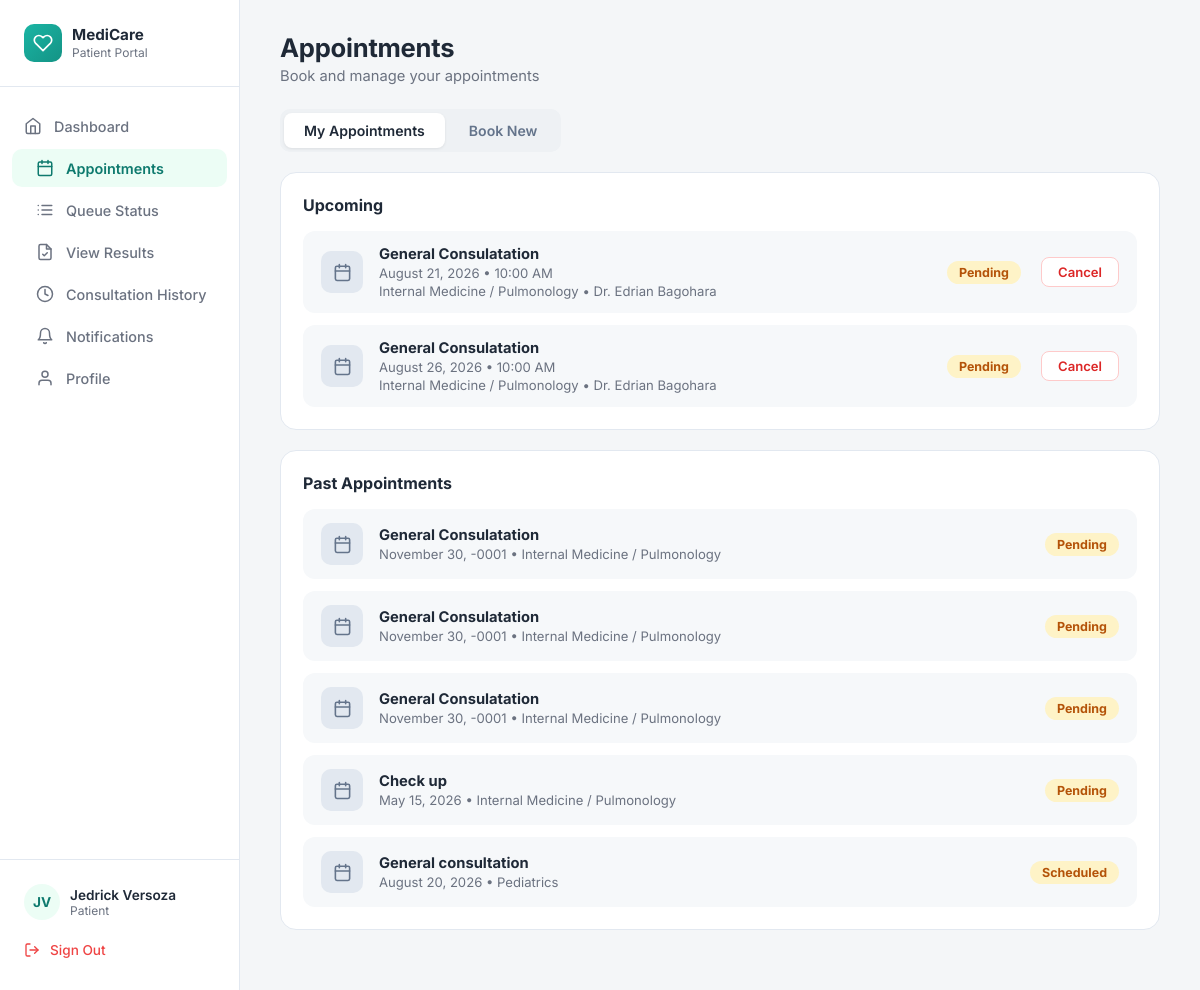
Page /patient/patient_appointment.php (signed in) on the committed database.
### tables this page shows
CREATE TABLE IF NOT EXISTS `patients` (
  `PatientID` int NOT NULL AUTO_INCREMENT,
  `UserID` int NOT NULL,
  `CivilStatus` varchar(50) DEFAULT NULL,
  `Religion` varchar(50) DEFAULT NULL,
  `IsPWD` tinyint(1) NOT NULL DEFAULT '0',
  `DisabilityType` varchar(100) DEFAULT NULL,
  `BloodType` varchar(5) DEFAULT NULL,
  `Allergies` text,
  `PastMedicalCondition` text,
  `CurrentMedication` text,
  `FamilyMedicalHistory` text,
  `EmergencyContactName` varchar(100) DEFAULT NULL,
  `EmergencyContactNo` varchar(20) DEFAULT NULL,
  `EmergencyRelation` varchar(50) DEFAULT NULL,
  `CreatedAt` datetime NOT NULL DEFAULT CURRENT_TIMESTAMP,
  `UpdatedAt` datetime NOT NULL DEFAULT CURRENT_TIMESTAMP ON UPDATE CURRENT_TIMESTAMP,
  PRIMARY KEY (`PatientID`),
  KEY `FK_Patients_Users` (`UserID`)
);

CREATE TABLE IF NOT EXISTS `users` (
  `UserID` int NOT NULL AUTO_INCREMENT,
  `RoleID` int NOT NULL,
  `FirstName` varchar(100) NOT NULL,
  `MiddleName` varchar(100) DEFAULT NULL,
  `LastName` varchar(100) NOT NULL,
  `Email` varchar(191) NOT NULL,
  `Password` varchar(255) NOT NULL,
  `Sex` varchar(13) NOT NULL,
  `DateOfBirth` date DEFAULT NULL,
  `ContactNumber` varchar(20) DEFAULT NULL,
  `Address` text,
  `Status` varchar(50) NOT NULL DEFAULT 'Active',
  `CreatedAt` datetime NOT NULL DEFAULT CURRENT_TIMESTAMP,
  `FailedAttempts` int DEFAULT '0',
  `LockUntil` datetime DEFAULT NULL,
  `ResetToken` varchar(255) DEFAULT NULL,
  `TokenExpiry` datetime DEFAULT NULL,
  `ProfilePhoto` varchar(255) DEFAULT NULL,
  `LastLogin` datetime DEFAULT NULL,
  PRIMARY KEY (`UserID`),
  UNIQUE KEY `Email` (`Email`),
  KEY `FK_Users_Roles` (`RoleID`)
);

CREATE TABLE IF NOT EXISTS `appointments` (
  `AppointmentID` int NOT NULL AUTO_INCREMENT,
  `PatientID` int NOT NULL,
  `StaffID` int DEFAULT NULL,
  `DepartmentID` int NOT NULL,
  `AppointmentDate` date NOT NULL,
  `AppointmentTime` time NOT NULL,
  `Purpose` varchar(255) DEFAULT NULL,
  `Status` varchar(50) NOT NULL DEFAULT 'Pending',
  `CreatedAt` datetime NOT NULL DEFAULT CURRENT_TIMESTAMP,
  `UpdatedAt` datetime NOT NULL DEFAULT CURRENT_TIMESTAMP ON UPDATE CURRENT_TIMESTAMP,
  PRIMARY KEY (`AppointmentID`),
  KEY `fk_appointments_patient` (`PatientID`),
  KEY `fk_appointments_staff` (`StaffID`),
  KEY `fk_appointments_department` (`DepartmentID`)
);

CREATE TABLE IF NOT EXISTS `departments` (
  `DepartmentID` int NOT NULL AUTO_INCREMENT,
  `DepartmentName` varchar(100) NOT NULL,
  PRIMARY KEY (`DepartmentID`),
  UNIQUE KEY `DepartmentName` (`DepartmentName`)
);

### patient/patient_appointment.php (the view, shortened to what this page needs)
<?php
require_once __DIR__ . '/../includes/db.php';
$userID = $_SESSION['UserID'];
$stmt = mysqli_prepare(
    $conn,
    'SELECT p.PatientID, u.FirstName, u.LastName, u.ProfilePhoto
     FROM patients p
     INNER JOIN users u ON p.UserID = u.UserID
     WHERE p.UserID = ?'
);
mysqli_stmt_bind_param($stmt, 'i', $userID);
mysqli_stmt_execute($stmt);
$result = mysqli_stmt_get_result($stmt);
$patient = mysqli_fetch_assoc($result);
$patientID = $patient['PatientID'];
$appointmentsStmt = mysqli_prepare(
    $conn,
    'SELECT
        a.AppointmentID,
        a.StaffID,
        a.DepartmentID,
        a.AppointmentDate,
        a.AppointmentTime,
        a.Purpose,
        a.Status,
        d.DepartmentName,
        u.FirstName AS StaffFirstName,
        u.LastName AS StaffLastName
     FROM appointments a
     INNER JOIN departments d
        ON a.DepartmentID = d.DepartmentID
     LEFT JOIN staff s
        ON a.StaffID = s.StaffID
     LEFT JOIN users u
        ON s.UserID = u.UserID
     WHERE a.PatientID = ?
     ORDER BY a.AppointmentDate ASC, a.AppointmentTime ASC'
);
mysqli_stmt_bind_param(
    $appointmentsStmt,
    'i',
    $patientID
);
mysqli_stmt_execute($appointmentsStmt);
$appointmentsResult = mysqli_stmt_get_result($appointmentsStmt);
$appointments = [];
while ($row = mysqli_fetch_assoc($appointmentsResult)) {
    $appointments[] = $row;
}
?>
<!DOCTYPE html>
<html lang="en">
<head>
<link rel="stylesheet" href="../assets/css/patient/patient_dashboard.css">
</head>
<body>
<div class="app">
  <aside class="sidebar">
    <div class="sidebar-brand">
      <div class="brand-icon">
        <svg viewBox="0 0 24 24" fill="none" stroke="currentColor" stroke-width="2" stroke-linecap="round" stroke-linejoin="round"><path d="M20.84 4.61a5.5 5.5 0 0 0-7.78 0L12 5.67l-1.06-1.06a5.5 5.5 0 0 0-7.78 7.78l1.06 1.06L12 21.23l7.78-7.78 1.06-1.06a5.5 5.5 0 0 0 0-7.78z"/></svg>
      </div>
      <div class="brand-text">
        <div class="brand-title">MediCare</div>
        <div class="brand-sub">Patient Portal</div>
      </div>
    </div>
    <ul class="nav-list">
      <li class="nav-item">
        <a href="patient_dashboard.php" style="text-decoration:none;color:inherit;display:flex;align-items:center;gap:12px;">
        <svg viewBox="0 0 24 24" fill="none" stroke="currentColor" stroke-width="2" stroke-linecap="round" stroke-linejoin="round"><path d="M3 9l9-7 9 7v11a2 2 0 0 1-2 2H5a2 2 0 0 1-2-2z"/><path d="M9 22V12h6v10"/></svg>
        Dashboard
      </li>
      <li class="nav-item active">
        <a href="patient_appointment.php" style="text-decoration:none;color:inherit;display:flex;align-items:center;gap:12px;">
        <svg viewBox="0 0 24 24" fill="none" stroke="currentColor" stroke-width="2" stroke-linecap="round" stroke-linejoin="round"><rect x="3" y="4" width="18" height="18" rx="2"/><path d="M16 2v4M8 2v4M3 10h18"/></svg>
        Appointments
      </li>
      <li class="nav-item">
        <a href="queue_status.php" style="text-decoration:none;color:inherit;display:flex;align-items:center;gap:12px;">
        <svg viewBox="0 0 24 24" fill="none" stroke="currentColor" stroke-width="2" stroke-linecap="round" stroke-linejoin="round"><path d="M8 6h13M8 12h13M8 18h13M3 6h.01M3 12h.01M3 18h.01"/></svg>
        Queue Status
      </li>
      <li class="nav-item">
        <a href="view_results.php" style="text-decoration:none;color:inherit;display:flex;align-items:center;gap:12px;">
        <svg viewBox="0 0 24 24" fill="none" stroke="currentColor" stroke-width="2" stroke-linecap="round" stroke-linejoin="round"><path d="M14 2H6a2 2 0 0 0-2 2v16a2 2 0 0 0 2 2h12a2 2 0 0 0 2-2V8z"/><path d="M14 2v6h6"/><path d="M9 15l2 2 4-4"/></svg>
        View Results
      </li>
      <li class="nav-item">
        <a href="consultation_history.php" style="text-decoration:none;color:inherit;display:flex;align-items:center;gap:12px;">
        <svg viewBox="0 0 24 24" fill="none" stroke="currentColor" stroke-width="2" stroke-linecap="round" stroke-linejoin="round"><circle cx="12" cy="12" r="10"/><polyline points="12 6 12 12 16 14"/></svg>
        Consultation History
      </li>
      <li class="nav-item">
        <a href="notifications.php" style="text-decoration:none;color:inherit;display:flex;align-items:center;gap:12px;">
        <svg viewBox="0 0 24 24" fill="none" stroke="currentColor" stroke-width="2" stroke-linecap="round" stroke-linejoin="round"><path d="M18 8A6 6 0 0 0 6 8c0 7-3 9-3 9h18s-3-2-3-9"/><path d="M13.73 21a2 2 0 0 1-3.46 0"/></svg>
        Notifications
      </li>
      <li class="nav-item">
        <a href="patient_profile.php" style="text-decoration:none;color:inherit;display:flex;align-items:center;gap:12px;">
        <svg viewBox="0 0 24 24" fill="none" stroke="currentColor" stroke-width="2" stroke-linecap="round" stroke-linejoin="round"><path d="M20 21v-2a4 4 0 0 0-4-4H8a4 4 0 0 0-4 4v2"/><circle cx="12" cy="7" r="4"/></svg>
        Profile
      </li>
    </ul>
    <div class="sidebar-footer">
      <div class="sidebar-user">
        <?php if (!empty($patient['ProfilePhoto'])): ?>
        <div class="user-avatar"><img src="../<?php echo htmlspecialchars($patient['ProfilePhoto']); ?>" alt="Photo" style="width:100%;height:100%;border-radius:50%;object-fit:cover;"></div>
        <?php else: ?>
        <div class="user-avatar"><?php echo strtoupper(substr($patient['FirstName'], 0, 1) . substr($patient['LastName'], 0, 1)); ?></div>
        <?php endif; ?>
        <div>
          <div class="user-name"><?php echo htmlspecialchars($patient['FirstName'] . ' ' . $patient['LastName']); ?></div>
          <div class="user-role">Patient</div>
        </div>
      </div>
      <a class="sign-out" href="../auth/logout.php" onclick="return confirm('Are you sure you want to sign out?');">
        <svg viewBox="0 0 24 24" fill="none" stroke="currentColor" stroke-width="2" stroke-linecap="round" stroke-linejoin="round"><path d="M9 21H5a2 2 0 0 1-2-2V5a2 2 0 0 1 2-2h4"/><polyline points="16 17 21 12 16 7"/><line x1="21" y1="12" x2="9" y2="12"/></svg>
        Sign Out
      </a>
    </div>
  </aside>
  <main class="main">
    <div class="page-header">
      <h1>Appointments</h1>
      <p>Book and manage your appointments</p>
    </div>
    <div class="tab-switch">
      <button class="tab-btn active" type="button">My Appointments</button>
      <a href="book_appointment.php" class="tab-btn" style="text-decoration:none; display:inline-block;">Book New</a>
    </div>
    <div class="section-panel">
    <div class="section-panel-title">Upcoming</div>
    <div class="appt-row-list">
        <?php
        $today = date('Y-m-d');
        ?>
        <?php foreach ($appointments as $appointment): ?>
            <?php if ($appointment['AppointmentDate'] < $today) {
                continue;
            } ?>
            <?php
            $formattedDate = date(
                'F d, Y',
                strtotime($appointment['AppointmentDate'])
            );
            $formattedTime = date(
                'g:i A',
                strtotime($appointment['AppointmentTime'])
            );
            ?>
            <div class="appt-row">
                <div class="appt-row-icon">
                    <svg viewBox="0 0 24 24"
                         fill="none"
                         stroke="currentColor"
                         stroke-width="2"
                         stroke-linecap="round"
                         stroke-linejoin="round">
                        <rect x="3" y="4" width="18" height="18" rx="2"/>
                        <path d="M16 2v4M8 2v4M3 10h18"/>
                    </svg>
                </div>
                <div class="appt-row-info">
                    <div class="title">
                        <?php
                        echo htmlspecialchars(
                            $appointment['Purpose'] ?: 'Medical Appointment'
                        );
                        ?>
                    </div>
                    <div class="date">
                        <?php echo htmlspecialchars($formattedDate); ?>
                        •
                        <?php echo htmlspecialchars($formattedTime); ?>
                    </div>
                    <div class="date">
                        <?php echo htmlspecialchars($appointment['DepartmentName']); ?>
                        <?php if (!empty($appointment['StaffFirstName'])): ?>
                            • Dr.
                            <?php echo htmlspecialchars($appointment['StaffFirstName']); ?>
                            <?php echo htmlspecialchars($appointment['StaffLastName']); ?>
                        <?php endif; ?>
                    </div>
                </div>
                <div class="appt-row-actions">
                    <?php
                    $statusClass = match($appointment['Status']) {
                        'Pending'       => 'pending',
                        'Cancelled'     => 'cancelled',
                        'Completed'     => 'completed',
                        'Checked In'    => 'checked-in',
                        'Called'        => 'called',
                        'In Consultation' => 'in-consultation',
                        default         => 'pending'
                    };
                    ?>
                    <span class="pill-status <?php echo $statusClass; ?>">
                        <?php echo htmlspecialchars($appointment['Status']); ?>
                    </span>
                    <?php if (
                        $appointment['Status'] !== 'Cancelled' &&
                        $appointment['Status'] !== 'Completed' &&
                        $appointment['Status'] !== 'Checked In' &&
                        $appointment['Status'] !== 'In Consultation'
                    ): ?>
                        <button
                            class="btn-cancel"
                            type="button"
                            data-id="<?php echo (int)$appointment['AppointmentID']; ?>">
                            Cancel
                        </button>
                    <?php endif; ?>
                </div>
            </div>
        <?php endforeach; ?>
    </div>
</div>
    <div class="section-panel">
    <div class="section-panel-title">
        Past Appointments
    </div>
    <div class="appt-row-list">
        <?php
        $today = date('Y-m-d');
        ?>
        <?php foreach ($appointments as $appointment): ?>
            <?php if ($appointment['AppointmentDate'] >= $today) {
                continue;
            } ?>
            <?php
            $formattedDate = date(
                'F d, Y',
                strtotime($appointment['AppointmentDate'])
            );
            ?>
            <div class="appt-row">
                <div class="appt-row-icon">
                    <svg viewBox="0 0 24 24"
                         fill="none"
                         stroke="currentColor"
                         stroke-width="2"
                         stroke-linecap="round"
                         stroke-linejoin="round">
                        <rect x="3" y="4" width="18" height="18" rx="2"/>
                        <path d="M16 2v4M8 2v4M3 10h18"/>
                    </svg>
                </div>
                <div class="appt-row-info">
                    <div class="title">
                        <?php
                        echo htmlspecialchars(
                            $appointment['Purpose'] ?: 'Medical Appointment'
                        );
                        ?>
                    </div>
                    <div class="date">
                        <?php echo htmlspecialchars($formattedDate); ?>
                        •
                        <?php echo htmlspecialchars($appointment['DepartmentName']); ?>
                    </div>
                </div>
                <div class="appt-row-actions">
                    <?php
                    $statusClass = match($appointment['Status']) {
                        'Pending'       => 'pending',
                        'Cancelled'     => 'cancelled',
                        'Completed'     => 'completed',
                        'Checked In'    => 'checked-in',
                        'Called'        => 'called',
                        'In Consultation' => 'in-consultation',
                        default         => 'pending'
                    };
                    ?>
                    <span class="pill-status <?php echo $statusClass; ?>">
                        <?php echo htmlspecialchars($appointment['Status']); ?>
                    </span>
                </div>
            </div>
        <?php endforeach; ?>
    </div>
</div>
  </main>
</div>
</body>
</html>

### rows in the picture
patients: UserID.LastName "JV", UserID.LastName "Jedrick Versoza"
appointments: Purpose "General Consulatation", AppointmentDate "August 21, 2026", AppointmentTime "10:00 AM", DepartmentID.DepartmentName "Internal Medicine / Pulmonology", users.FirstName "Edrian", users.LastName "Bagohara", Status "Pending"
appointments: Purpose "General Consulatation", AppointmentDate "August 26, 2026", AppointmentTime "10:00 AM", DepartmentID.DepartmentName "Internal Medicine / Pulmonology", users.FirstName "Edrian", users.LastName "Bagohara", Status "Pending"
appointments: Purpose "General Consulatation", AppointmentDate "November 30, -0001", DepartmentID.DepartmentName "Internal Medicine / Pulmonology", Status "Pending"
appointments: Purpose "General Consulatation", AppointmentDate "November 30, -0001", DepartmentID.DepartmentName "Internal Medicine / Pulmonology", Status "Pending"
appointments: Purpose "General Consulatation", AppointmentDate "November 30, -0001", DepartmentID.DepartmentName "Internal Medicine / Pulmonology", Status "Pending"
appointments: Purpose "Check up", AppointmentDate "May 15, 2026", DepartmentID.DepartmentName "Internal Medicine / Pulmonology", Status "Pending"
appointments: Purpose "General consultation", AppointmentDate "August 20, 2026", DepartmentID.DepartmentName "Pediatrics", Status "Scheduled"
